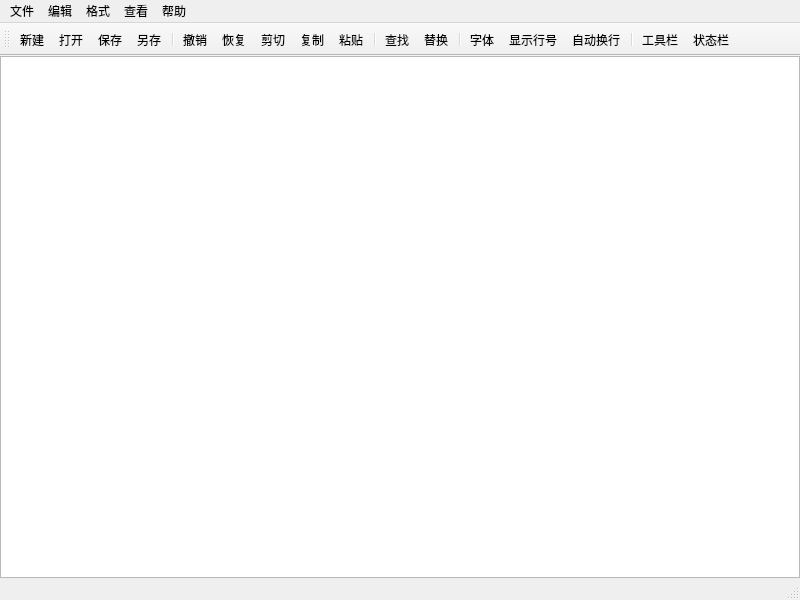
<?xml version="1.0" encoding="UTF-8"?>
<ui version="4.0">
 <class>MainWindow</class>
 <widget class="QMainWindow" name="MainWindow">
  <property name="geometry">
   <rect>
    <x>0</x>
    <y>0</y>
    <width>800</width>
    <height>600</height>
   </rect>
  </property>
  <property name="windowTitle">
   <string>MainWindow</string>
  </property>
  <widget class="QWidget" name="centralwidget">
   <property name="font">
    <font>
     <family>Consolas</family>
     <pointsize>12</pointsize>
    </font>
   </property>
   <layout class="QVBoxLayout" name="verticalLayout">
    <property name="leftMargin">
     <number>0</number>
    </property>
    <property name="topMargin">
     <number>0</number>
    </property>
    <property name="rightMargin">
     <number>0</number>
    </property>
    <property name="bottomMargin">
     <number>0</number>
    </property>
    <item>
     <widget class="QPlainTextEdit" name="textEdit">
      <property name="tabStopDistance">
       <double>40.000000000000000</double>
      </property>
     </widget>
    </item>
   </layout>
  </widget>
  <widget class="QMenuBar" name="menubar">
   <property name="geometry">
    <rect>
     <x>0</x>
     <y>0</y>
     <width>800</width>
     <height>22</height>
    </rect>
   </property>
   <widget class="QMenu" name="menu">
    <property name="title">
     <string>文件</string>
    </property>
    <addaction name="actionNewDoc"/>
    <addaction name="actionOpenDoc"/>
    <addaction name="actionSaveDoc"/>
    <addaction name="actionSaveAsDoc"/>
    <addaction name="separator"/>
    <addaction name="actionExit"/>
   </widget>
   <widget class="QMenu" name="menu_2">
    <property name="title">
     <string>编辑</string>
    </property>
    <addaction name="actionUndo"/>
    <addaction name="actionRedo"/>
    <addaction name="actionCut"/>
    <addaction name="actionCopy"/>
    <addaction name="actionPaste"/>
    <addaction name="separator"/>
    <addaction name="actionFind"/>
    <addaction name="actionReplace"/>
    <addaction name="separator"/>
   </widget>
   <widget class="QMenu" name="menu_3">
    <property name="title">
     <string>格式</string>
    </property>
    <addaction name="actionWordWrap"/>
    <addaction name="actionLine"/>
    <addaction name="actionFont"/>
    <addaction name="actionFontColor"/>
    <addaction name="separator"/>
    <addaction name="actionTextBgColor"/>
    <addaction name="actionEditorBgColor"/>
   </widget>
   <widget class="QMenu" name="menu_4">
    <property name="title">
     <string>查看</string>
    </property>
    <addaction name="actionToolBar"/>
    <addaction name="actionStatusBar"/>
   </widget>
   <widget class="QMenu" name="menu_5">
    <property name="title">
     <string>帮助</string>
    </property>
    <addaction name="actionAbout"/>
   </widget>
   <addaction name="menu"/>
   <addaction name="menu_2"/>
   <addaction name="menu_3"/>
   <addaction name="menu_4"/>
   <addaction name="menu_5"/>
  </widget>
  <widget class="QStatusBar" name="statusbar"/>
  <widget class="QToolBar" name="toolBar">
   <property name="windowTitle">
    <string>toolBar</string>
   </property>
   <attribute name="toolBarArea">
    <enum>TopToolBarArea</enum>
   </attribute>
   <attribute name="toolBarBreak">
    <bool>false</bool>
   </attribute>
   <addaction name="actionNewDoc"/>
   <addaction name="actionOpenDoc"/>
   <addaction name="actionSaveDoc"/>
   <addaction name="actionSaveAsDoc"/>
   <addaction name="separator"/>
   <addaction name="actionUndo"/>
   <addaction name="actionRedo"/>
   <addaction name="actionCut"/>
   <addaction name="actionCopy"/>
   <addaction name="actionPaste"/>
   <addaction name="separator"/>
   <addaction name="actionFind"/>
   <addaction name="actionReplace"/>
   <addaction name="separator"/>
   <addaction name="actionFont"/>
   <addaction name="actionLine"/>
   <addaction name="actionWordWrap"/>
   <addaction name="separator"/>
   <addaction name="actionToolBar"/>
   <addaction name="actionStatusBar"/>
  </widget>
  <action name="actionNewDoc">
   <property name="icon">
    <iconset resource="icons.qrc">
     <normaloff>:/icons/file-new.svg</normaloff>
     <normalon>:/icons/file-new.svg</normalon>
     <disabledoff>:/icons/file-new.svg</disabledoff>
     <disabledon>:/icons/file-new.svg</disabledon>
     <activeoff>:/icons/file-new.svg</activeoff>
     <activeon>:/icons/file-new.svg</activeon>:/icons/file-new.svg</iconset>
   </property>
   <property name="text">
    <string>新建</string>
   </property>
   <property name="toolTip">
    <string>新建文件</string>
   </property>
   <property name="shortcut">
    <string>Ctrl+N</string>
   </property>
   <property name="menuRole">
    <enum>QAction::NoRole</enum>
   </property>
  </action>
  <action name="actionOpenDoc">
   <property name="icon">
    <iconset resource="icons.qrc">
     <normaloff>:/icons/file-open.svg</normaloff>
     <normalon>:/icons/file-open.svg</normalon>
     <disabledoff>:/icons/file-open.svg</disabledoff>
     <disabledon>:/icons/file-open.svg</disabledon>
     <activeoff>:/icons/file-open.svg</activeoff>
     <activeon>:/icons/file-open.svg</activeon>:/icons/file-open.svg</iconset>
   </property>
   <property name="text">
    <string>打开</string>
   </property>
   <property name="shortcut">
    <string>Ctrl+O</string>
   </property>
  </action>
  <action name="actionSaveDoc">
   <property name="icon">
    <iconset resource="icons.qrc">
     <normaloff>:/icons/file-save.svg</normaloff>
     <normalon>:/icons/file-save.svg</normalon>
     <disabledoff>:/icons/file-save.svg</disabledoff>
     <disabledon>:/icons/file-save.svg</disabledon>
     <activeoff>:/icons/file-save.svg</activeoff>
     <activeon>:/icons/file-save.svg</activeon>:/icons/file-save.svg</iconset>
   </property>
   <property name="text">
    <string>保存</string>
   </property>
   <property name="shortcut">
    <string>Ctrl+S</string>
   </property>
   <property name="menuRole">
    <enum>QAction::NoRole</enum>
   </property>
  </action>
  <action name="actionSaveAsDoc">
   <property name="icon">
    <iconset resource="icons.qrc">
     <normaloff>:/icons/file-save-as.svg</normaloff>
     <normalon>:/icons/file-save-as.svg</normalon>
     <disabledoff>:/icons/file-save-as.svg</disabledoff>
     <disabledon>:/icons/file-save-as.svg</disabledon>
     <activeoff>:/icons/file-save-as.svg</activeoff>
     <activeon>:/icons/file-save-as.svg</activeon>:/icons/file-save-as.svg</iconset>
   </property>
   <property name="text">
    <string>另存</string>
   </property>
   <property name="shortcut">
    <string>Ctrl+Shift+S</string>
   </property>
   <property name="menuRole">
    <enum>QAction::NoRole</enum>
   </property>
  </action>
  <action name="actionUndo">
   <property name="icon">
    <iconset resource="icons.qrc">
     <normaloff>:/icons/edit-undo.svg</normaloff>
     <normalon>:/icons/edit-undo.svg</normalon>
     <disabledoff>:/icons/edit-undo.svg</disabledoff>
     <disabledon>:/icons/edit-undo.svg</disabledon>
     <activeoff>:/icons/edit-undo.svg</activeoff>
     <activeon>:/icons/edit-undo.svg</activeon>:/icons/edit-undo.svg</iconset>
   </property>
   <property name="text">
    <string>撤销</string>
   </property>
   <property name="shortcut">
    <string>Ctrl+Z</string>
   </property>
   <property name="menuRole">
    <enum>QAction::NoRole</enum>
   </property>
  </action>
  <action name="actionRedo">
   <property name="icon">
    <iconset resource="icons.qrc">
     <normaloff>:/icons/edit-redo.svg</normaloff>
     <normalon>:/icons/edit-redo.svg</normalon>
     <disabledoff>:/icons/edit-redo.svg</disabledoff>
     <disabledon>:/icons/edit-redo.svg</disabledon>
     <activeoff>:/icons/edit-redo.svg</activeoff>
     <activeon>:/icons/edit-redo.svg</activeon>:/icons/edit-redo.svg</iconset>
   </property>
   <property name="text">
    <string>恢复</string>
   </property>
   <property name="shortcut">
    <string>Ctrl+Y</string>
   </property>
   <property name="menuRole">
    <enum>QAction::NoRole</enum>
   </property>
  </action>
  <action name="actionCut">
   <property name="icon">
    <iconset resource="icons.qrc">
     <normaloff>:/icons/edit-cut.svg</normaloff>
     <normalon>:/icons/edit-cut.svg</normalon>
     <disabledoff>:/icons/edit-cut.svg</disabledoff>
     <disabledon>:/icons/edit-cut.svg</disabledon>
     <activeoff>:/icons/edit-cut.svg</activeoff>
     <activeon>:/icons/edit-cut.svg</activeon>:/icons/edit-cut.svg</iconset>
   </property>
   <property name="text">
    <string>剪切</string>
   </property>
   <property name="shortcut">
    <string>Ctrl+X</string>
   </property>
   <property name="menuRole">
    <enum>QAction::NoRole</enum>
   </property>
  </action>
  <action name="actionCopy">
   <property name="icon">
    <iconset resource="icons.qrc">
     <normaloff>:/icons/edit-copy.svg</normaloff>
     <normalon>:/icons/edit-copy.svg</normalon>
     <disabledoff>:/icons/edit-copy.svg</disabledoff>
     <disabledon>:/icons/edit-copy.svg</disabledon>
     <activeoff>:/icons/edit-copy.svg</activeoff>
     <activeon>:/icons/edit-copy.svg</activeon>:/icons/edit-copy.svg</iconset>
   </property>
   <property name="text">
    <string>复制</string>
   </property>
   <property name="shortcut">
    <string>Ctrl+C</string>
   </property>
   <property name="menuRole">
    <enum>QAction::NoRole</enum>
   </property>
  </action>
  <action name="actionPaste">
   <property name="icon">
    <iconset resource="icons.qrc">
     <normaloff>:/icons/edit-paste.svg</normaloff>
     <normalon>:/icons/edit-paste.svg</normalon>
     <disabledoff>:/icons/edit-paste.svg</disabledoff>
     <disabledon>:/icons/edit-paste.svg</disabledon>
     <activeoff>:/icons/edit-paste.svg</activeoff>
     <activeon>:/icons/edit-paste.svg</activeon>:/icons/edit-paste.svg</iconset>
   </property>
   <property name="text">
    <string>粘贴</string>
   </property>
   <property name="shortcut">
    <string>Ctrl+V</string>
   </property>
   <property name="menuRole">
    <enum>QAction::NoRole</enum>
   </property>
  </action>
  <action name="actionFind">
   <property name="icon">
    <iconset resource="icons.qrc">
     <normaloff>:/icons/edit-find.svg</normaloff>
     <normalon>:/icons/edit-find.svg</normalon>
     <disabledoff>:/icons/edit-find.svg</disabledoff>
     <disabledon>:/icons/edit-find.svg</disabledon>
     <activeoff>:/icons/edit-find.svg</activeoff>
     <activeon>:/icons/edit-find.svg</activeon>:/icons/edit-find.svg</iconset>
   </property>
   <property name="text">
    <string>查找</string>
   </property>
   <property name="shortcut">
    <string>Ctrl+F</string>
   </property>
   <property name="menuRole">
    <enum>QAction::NoRole</enum>
   </property>
  </action>
  <action name="actionReplace">
   <property name="icon">
    <iconset resource="icons.qrc">
     <normaloff>:/icons/edit-replace.svg</normaloff>
     <normalon>:/icons/edit-replace.svg</normalon>
     <disabledoff>:/icons/edit-replace.svg</disabledoff>
     <disabledon>:/icons/edit-replace.svg</disabledon>
     <activeoff>:/icons/edit-replace.svg</activeoff>
     <activeon>:/icons/edit-replace.svg</activeon>:/icons/edit-replace.svg</iconset>
   </property>
   <property name="text">
    <string>替换</string>
   </property>
   <property name="shortcut">
    <string>Ctrl+H</string>
   </property>
   <property name="menuRole">
    <enum>QAction::NoRole</enum>
   </property>
  </action>
  <action name="actionFont">
   <property name="icon">
    <iconset resource="icons.qrc">
     <normaloff>:/icons/format-font.svg</normaloff>
     <normalon>:/icons/format-font.svg</normalon>
     <disabledoff>:/icons/format-font.svg</disabledoff>
     <disabledon>:/icons/format-font.svg</disabledon>
     <activeoff>:/icons/format-font.svg</activeoff>
     <activeon>:/icons/format-font.svg</activeon>:/icons/format-font.svg</iconset>
   </property>
   <property name="text">
    <string>字体</string>
   </property>
   <property name="menuRole">
    <enum>QAction::NoRole</enum>
   </property>
  </action>
  <action name="actionLine">
   <property name="icon">
    <iconset resource="icons.qrc">
     <normaloff>:/icons/view-linenumber.svg</normaloff>
     <normalon>:/icons/view-linenumber.svg</normalon>
     <disabledoff>:/icons/view-linenumber.svg</disabledoff>
     <disabledon>:/icons/view-linenumber.svg</disabledon>
     <activeoff>:/icons/view-linenumber.svg</activeoff>
     <activeon>:/icons/view-linenumber.svg</activeon>:/icons/view-linenumber.svg</iconset>
   </property>
   <property name="text">
    <string>显示行号</string>
   </property>
   <property name="menuRole">
    <enum>QAction::NoRole</enum>
   </property>
  </action>
  <action name="actionWordWrap">
   <property name="checkable">
    <bool>true</bool>
   </property>
   <property name="icon">
    <iconset resource="icons.qrc">
     <normaloff>:/icons/format-wrap.svg</normaloff>
     <normalon>:/icons/format-wrap.svg</normalon>
     <disabledoff>:/icons/format-wrap.svg</disabledoff>
     <disabledon>:/icons/format-wrap.svg</disabledon>
     <activeoff>:/icons/format-wrap.svg</activeoff>
     <activeon>:/icons/format-wrap.svg</activeon>:/icons/format-wrap.svg</iconset>
   </property>
   <property name="text">
    <string>自动换行</string>
   </property>
   <property name="menuRole">
    <enum>QAction::NoRole</enum>
   </property>
  </action>
  <action name="actionToolBar">
   <property name="checkable">
    <bool>true</bool>
   </property>
   <property name="icon">
    <iconset resource="icons.qrc">
     <normaloff>:/icons/view-toolbar.svg</normaloff>
     <normalon>:/icons/view-toolbar.svg</normalon>
     <disabledoff>:/icons/view-toolbar.svg</disabledoff>
     <disabledon>:/icons/view-toolbar.svg</disabledon>
     <activeoff>:/icons/view-toolbar.svg</activeoff>
     <activeon>:/icons/view-toolbar.svg</activeon>:/icons/view-toolbar.svg</iconset>
   </property>
   <property name="text">
    <string>工具栏</string>
   </property>
   <property name="menuRole">
    <enum>QAction::NoRole</enum>
   </property>
  </action>
  <action name="actionStatusBar">
   <property name="checkable">
    <bool>true</bool>
   </property>
   <property name="icon">
    <iconset resource="icons.qrc">
     <normaloff>:/icons/view-statusbar.svg</normaloff>
     <normalon>:/icons/view-statusbar.svg</normalon>
     <disabledoff>:/icons/view-statusbar.svg</disabledoff>
     <disabledon>:/icons/view-statusbar.svg</disabledon>
     <activeoff>:/icons/view-statusbar.svg</activeoff>
     <activeon>:/icons/view-statusbar.svg</activeon>:/icons/view-statusbar.svg</iconset>
   </property>
   <property name="text">
    <string>状态栏</string>
   </property>
   <property name="menuRole">
    <enum>QAction::NoRole</enum>
   </property>
  </action>
  <action name="actionExit">
   <property name="icon">
    <iconset resource="icons.qrc">
     <normaloff>:/icons/file-exit.svg</normaloff>
     <normalon>:/icons/file-exit.svg</normalon>
     <disabledoff>:/icons/file-exit.svg</disabledoff>
     <disabledon>:/icons/file-exit.svg</disabledon>
     <activeoff>:/icons/file-exit.svg</activeoff>
     <activeon>:/icons/file-exit.svg</activeon>:/icons/file-exit.svg</iconset>
   </property>
   <property name="text">
    <string>退出</string>
   </property>
  </action>
  <action name="actionFontColor">
   <property name="icon">
    <iconset resource="icons.qrc">
     <normaloff>:/icons/format-font-color.svg</normaloff>
     <normalon>:/icons/format-font-color.svg</normalon>
     <disabledoff>:/icons/format-font-color.svg</disabledoff>
     <disabledon>:/icons/format-font-color.svg</disabledon>
     <activeoff>:/icons/format-font-color.svg</activeoff>
     <activeon>:/icons/format-font-color.svg</activeon>:/icons/format-font-color.svg</iconset>
   </property>
   <property name="text">
    <string>字体颜色</string>
   </property>
  </action>
  <action name="actionTextBgColor">
   <property name="icon">
    <iconset resource="icons.qrc">
     <normaloff>:/icons/format-bg-color.svg</normaloff>
     <normalon>:/icons/format-bg-color.svg</normalon>
     <disabledoff>:/icons/format-bg-color.svg</disabledoff>
     <disabledon>:/icons/format-bg-color.svg</disabledon>
     <activeoff>:/icons/format-bg-color.svg</activeoff>
     <activeon>:/icons/format-bg-color.svg</activeon>:/icons/format-bg-color.svg</iconset>
   </property>
   <property name="text">
    <string>字体背景色</string>
   </property>
  </action>
  <action name="actionEditorBgColor">
   <property name="icon">
    <iconset resource="icons.qrc">
     <normaloff>:/icons/format-editor-bg.svg</normaloff>
     <normalon>:/icons/format-editor-bg.svg</normalon>
     <disabledoff>:/icons/format-editor-bg.svg</disabledoff>
     <disabledon>:/icons/format-editor-bg.svg</disabledon>
     <activeoff>:/icons/format-editor-bg.svg</activeoff>
     <activeon>:/icons/format-editor-bg.svg</activeon>:/icons/format-editor-bg.svg</iconset>
   </property>
   <property name="text">
    <string>编辑器背景色</string>
   </property>
  </action>
  <action name="actionAbout">
   <property name="icon">
    <iconset resource="icons.qrc">
     <normaloff>:/icons/help-about.svg</normaloff>
     <normalon>:/icons/help-about.svg</normalon>
     <disabledoff>:/icons/help-about.svg</disabledoff>
     <disabledon>:/icons/help-about.svg</disabledon>
     <activeoff>:/icons/help-about.svg</activeoff>
     <activeon>:/icons/help-about.svg</activeon>:/icons/help-about.svg</iconset>
   </property>
   <property name="text">
    <string>关于</string>
   </property>
  </action>
 </widget>
 <resources>
  <include location="icons.qrc"/>
 </resources>
 <connections/>
</ui>
